Frame 1 (no input): blank canvas, image omitted
Frame 60 (the mouse pressed at the canvas centre just before this capture): blank canvas, image omitted
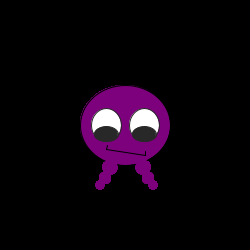
Frame 120 (the mouse held since frame 60 and released just before this capture)

The Processing sketch whose frames 1 and 60 were blank and that drew this single picture after the mouse press (run headless with seeded random() and noise(); from frame 60 on, the mouse is pressed at the canvas centre):

// Processing sketch: processing_12736
// ── processing_12736.pde

void setup(){
// Set the size of the window
size(250,250);
//background(mouseX,0, mouseY);
background(0);
frameRate(30);
}



void draw() {

smooth();

ellipseMode(CENTER);
rectMode(CENTER);

  
 if (mouseX>3)
{
  //body
 fill(mouseX, 0, mouseY); 
// stroke(mouseX);
//ellipse(75,70,90,80);
ellipse(mouseX,mouseY,90,80);

//left leg
noStroke();
 fill(mouseY, 0, mouseX); 
ellipse(mouseX-15,mouseY+42,15,15);
ellipse(mouseX-20,mouseY+53,12,12);
ellipse(mouseX-25,mouseY+60,9,9);

//right leg
 fill(mouseY, 0, mouseX); 
ellipse(mouseX+18,mouseY+42,15,15);
ellipse(mouseX+23,mouseY+53,12,12);
ellipse(mouseX+28,mouseY+60,9,9);

//eyes
fill (255);
stroke(40);
ellipse(mouseX-19,mouseY,30,33);

ellipse(mouseX+19,mouseY,30,33);

//pupils
fill(40);
ellipse(mouseX-19,mouseY+9,24,15);
ellipse(mouseX+19,mouseY+9,24,15);

}


//hair

//smile

//x 75 y 70
stroke(0);
if (mouseY>=125)
{
line(mouseX-19,mouseY+24,mouseX+20,mouseY+30);
line(mouseX-19,mouseY+24,mouseX-18,mouseY+20);
line(mouseX+20,mouseY+26,mouseX+20,mouseY+30);
}

else
{
line(mouseX-19,mouseY+30,mouseX+20,mouseY+24);
line(mouseX-19,mouseY+30,mouseX-20,mouseY+26);
line(mouseX+20,mouseY+20,mouseX+20,mouseY+24);


}

}

void mousePressed() {
  
//eyes
fill (40);

ellipse(mouseX-19,mouseY,30,33);
ellipse(mouseX+19,mouseY,30,33);

}
